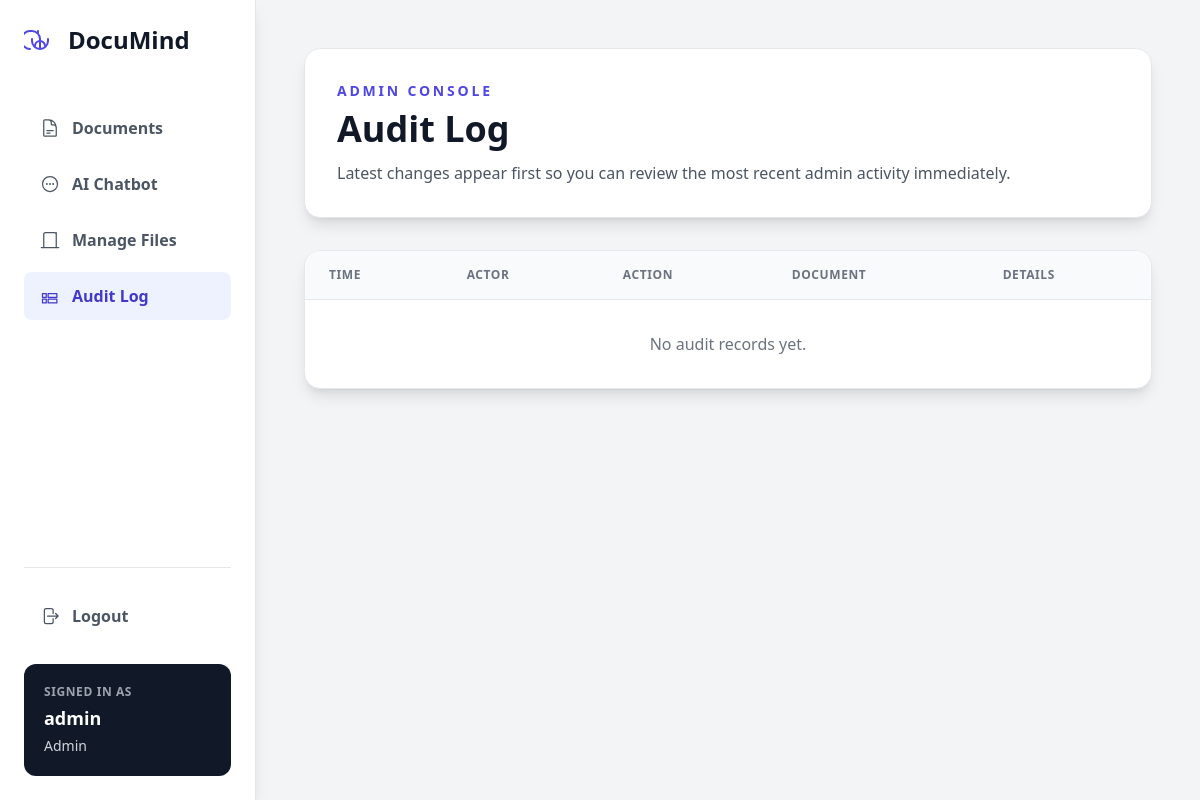
Before: /admin/audit (signed in) with the older database file.
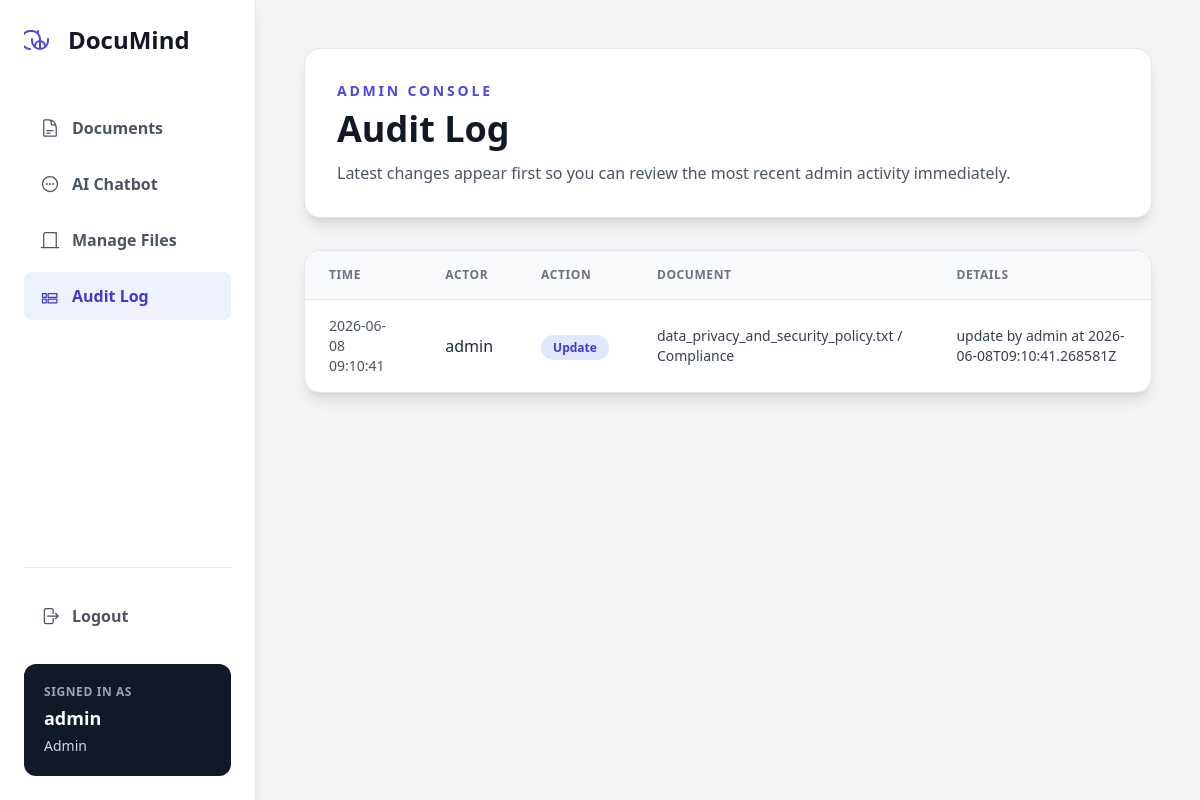
After: the same page with the newer database file.
### tables this page shows
CREATE TABLE audit_logs (
            id INTEGER PRIMARY KEY,
            actor TEXT NOT NULL,
            action TEXT NOT NULL,
            category TEXT,
            filename TEXT,
            details TEXT,
            created_at TEXT DEFAULT CURRENT_TIMESTAMP
        );

### frontend/app.py (the view)
@app.route('/admin/audit')
def admin_audit():
    if not is_admin():
        return redirect(url_for('dashboard'))
    logs = list_audit_logs(limit=200)
    return render_template('admin_audit.html', logs=logs, username=current_username())

### backend/database_logic.py (called while the page is built)
def get_db_connection():
    conn = sqlite3.connect(DB_PATH)
    conn.row_factory = sqlite3.Row
    return conn

def list_audit_logs(limit=50):
    conn = get_db_connection()
    logs = conn.execute(
        'SELECT actor, action, category, filename, details, created_at FROM audit_logs ORDER BY id DESC LIMIT ?',
        (limit,),
    ).fetchall()
    conn.close()
    return logs

### frontend/app.py (called while the page is built)
def current_username():
    return session.get('username', 'guest')

def current_role():
    return session.get('role')

def is_admin():
    return current_role() == 'admin'

### frontend/templates/admin_audit.html
{% extends "base.html" %}
{% block content %}
<div class="max-w-6xl space-y-8">
    <div class="bg-white border border-gray-200 rounded-2xl shadow-lg p-8">
        <p class="text-sm font-semibold uppercase tracking-[0.2em] text-indigo-600 mb-2">Admin Console</p>
        <h1 class="text-4xl font-bold text-gray-900 mb-3">Audit Log</h1>
        <p class="text-gray-600">Latest changes appear first so you can review the most recent admin activity immediately.</p>
    </div>
    <div class="bg-white rounded-2xl shadow-lg border border-gray-200 overflow-hidden">
        <table class="w-full text-left">
            <thead class="bg-gray-50 border-b border-gray-200">
                <tr>
                    <th class="px-6 py-4 text-xs font-bold text-gray-500 uppercase tracking-wider">Time</th>
                    <th class="px-6 py-4 text-xs font-bold text-gray-500 uppercase tracking-wider">Actor</th>
                    <th class="px-6 py-4 text-xs font-bold text-gray-500 uppercase tracking-wider">Action</th>
                    <th class="px-6 py-4 text-xs font-bold text-gray-500 uppercase tracking-wider">Document</th>
                    <th class="px-6 py-4 text-xs font-bold text-gray-500 uppercase tracking-wider">Details</th>
                </tr>
            </thead>
            <tbody class="divide-y divide-gray-200">
                {% for log in logs %}
                <tr class="hover:bg-gray-50 transition">
                    <td class="px-6 py-4 text-sm text-gray-600">{{ log.created_at }}</td>
                    <td class="px-6 py-4 font-medium text-gray-800">{{ log.actor }}</td>
                    <td class="px-6 py-4">
                        <span class="rounded-full bg-indigo-100 px-3 py-1 text-xs font-semibold text-indigo-700">{{ log.action|replace('_', ' ')|title }}</span>
                    </td>
                    <td class="px-6 py-4 text-sm text-gray-700">{{ log.filename or 'N/A' }}{% if log.category %} / {{ log.category|title }}{% endif %}</td>
                    <td class="px-6 py-4 text-sm text-gray-700">{{ log.details or 'No details provided.' }}</td>
                </tr>
                {% else %}
                <tr>
                    <td colspan="5" class="px-6 py-8 text-center text-gray-500">No audit records yet.</td>
                </tr>
                {% endfor %}
            </tbody>
        </table>
    </div>
</div>
{% endblock %}

### frontend/templates/base.html (shortened to what this page needs)
<!DOCTYPE html>
<html lang="en">
<head>
    <script src="https://cdn.tailwindcss.com"></script>
    <link rel="stylesheet" href="https://cdnjs.cloudflare.com/ajax/libs/heroicons/2.1.1/24/outline/heroicons.min.css">
</head>
<body class="bg-gray-100 text-gray-800 flex min-h-screen font-sans">
    <aside class="w-64 bg-white border-r border-gray-200 p-6 flex flex-col shadow-lg">
        <div class="flex items-center gap-3 mb-12">
            <h2 class="text-2xl font-bold text-gray-900">DocuMind</h2>
        </div>
        <nav class="space-y-2 flex-1">
            <a href="/" class="flex items-center gap-3 px-4 py-3 {{ 'bg-indigo-50 text-indigo-700' if request.path == '/' else 'text-gray-600 hover:bg-gray-50 hover:text-gray-900' }} font-semibold rounded-lg transition-all">
                Documents
            </a>
            <a href="/chat" class="flex items-center gap-3 px-4 py-3 {{ 'bg-indigo-50 text-indigo-700' if request.path == '/chat' else 'text-gray-600 hover:bg-gray-50 hover:text-gray-900' }} font-semibold rounded-lg transition-all">
                AI Chatbot
            </a>
            {% if session.get('role') == 'admin' %}
            <a href="/admin/files" class="flex items-center gap-3 px-4 py-3 {{ 'bg-indigo-50 text-indigo-700' if request.path.startswith('/admin/files') else 'text-gray-600 hover:bg-gray-50 hover:text-gray-900' }} font-semibold rounded-lg transition-all">
                Manage Files
            </a>
            <a href="/admin/audit" class="flex items-center gap-3 px-4 py-3 {{ 'bg-indigo-50 text-indigo-700' if request.path.startswith('/admin/audit') else 'text-gray-600 hover:bg-gray-50 hover:text-gray-900' }} font-semibold rounded-lg transition-all">
                <svg xmlns="http://www.w3.org/2000/svg" fill="none" viewBox="0 0 24 24" stroke-width="1.5" stroke="currentColor" class="w-5 h-5"><path stroke-linecap="round" stroke-linejoin="round" d="M3 13.5h4.5v-4.5H3v4.5zm6.75 0h10.5v-4.5h-10.5v4.5zM3 20.25h4.5v-4.5H3v4.5zm6.75 0h10.5v-4.5h-10.5v4.5z" /></svg>
                Audit Log
            </a>
            {% endif %}
        </nav>
        <div class="pt-6 border-t border-gray-200">
             <a href="/logout" class="flex items-center gap-3 px-4 py-3 text-gray-600 hover:bg-gray-50 hover:text-gray-900 font-semibold rounded-lg transition-all">
                Logout
            </a>
        </div>
        <div class="bg-gray-900 rounded-xl p-5 text-white mt-6">
            <p class="text-xs text-gray-400 uppercase font-bold tracking-wider mb-1">Signed in as</p>
            <p class="text-lg font-semibold">{{ session.get('username', 'Guest') }}</p>
            <p class="text-sm text-gray-300 mt-1">{{ session.get('role', 'Guest') | capitalize }}</p>
        </div>
    </aside>
    <main class="flex-1 p-12">
        {% block content %}{% endblock %}
    </main>
</body>
</html>

Changed rows visible on the page:
added audit_logs: get "admin", get "Admin", created_at "2026-06-08 09:10:41", actor "admin", action "Update", filename "data_privacy_and_security_policy.txt", category "Compliance", details "update by admin at 2026-06-08T09:10:41.268581Z"
Other visible differences:
{{ session.get('username', 'Guest') }}: "admin" → (not shown)
{{ session.get('role', 'Guest') | capitalize }}: "Admin" → (not shown)
text no longer shown: "No audit records yet."
